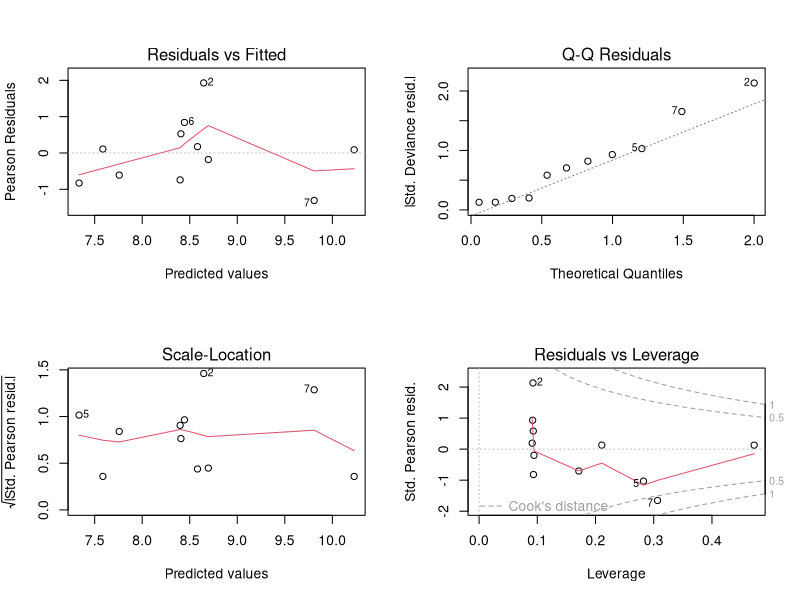
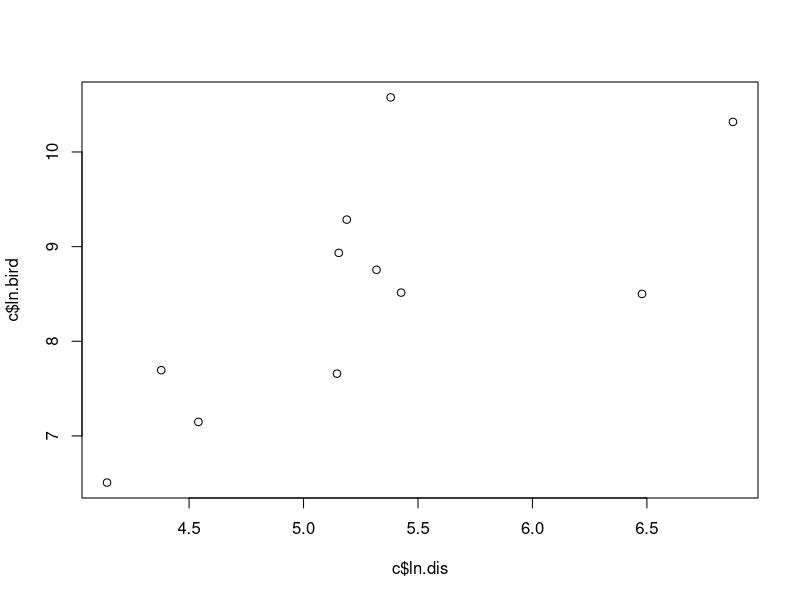

Write R code to recreate these figures, in order. (Note: this script raises an error after producing the figures.)
## ---- chunk 1
knitr::opts_chunk$set(echo = TRUE)
knitr::opts_knit$set(root.dir = 'C:/Users/danal/OneDrive - UNSW/Desktop/Honours_UNSW/Assessment/cumbung_assessment')


# remove scientific notation
options(scipen = 100)
## ---- chunk 2
library(tidyverse)
library(readxl)
library(viridis)
library(ggeffects)
library(ggpubr)

c <- read_excel("raw/waterbird_trends.xlsx", "cumbung") %>% 
  mutate(ln.dis = log(Discharge),
         ln.bird = log(Waterbirds))
b <- read_excel("raw/waterbird_trends.xlsx", "booligal") %>% 
  mutate(ln.dis = log(Discharge),
         ln.bird = log(Waterbirds))
g <- read_excel("raw/waterbird_trends.xlsx", "gwydir") %>% 
  mutate(ln.dis = log(Discharge),
         ln.bird = log(Waterbirds))
m <- read_excel("raw/waterbird_trends.xlsx", "macquarie") %>% 
  mutate(ln.dis = log(Discharge),
         ln.bird = log(Waterbirds))
r <- read_excel("raw/waterbird_trends.xlsx", "riverland") %>% 
  mutate(ln.dis = log(Discharge),
         ln.bird = log(Waterbirds))
y <- read_excel("raw/waterbird_trends.xlsx", "yantabulla") %>% 
  mutate(ln.dis = log(Discharge),
         ln.bird = log(Waterbirds))
p <- read_excel("raw/waterbird_trends.xlsx", "paroo") %>% 
  mutate(ln.dis = log(Discharge),
         ln.bird = log(Waterbirds))
h <- read_excel("raw/waterbird_trends.xlsx", "hattah") %>% 
  mutate(ln.dis = log(Discharge),
         ln.bird = log(Waterbirds))
l <- read_excel("raw/waterbird_trends.xlsx", "lowbidgee") %>% 
  mutate(ln.dis = log(Discharge),
         ln.bird = log(Waterbirds))
## ---- chunk 3
birdplot <- function(predict_data, title){
  plot(predict_data, facet = FALSE, colors = "hero", ci = T, dot.alpha = 1, dot.size = 5, add.data = TRUE, jitter = 0, show.y.title = T, show.title = FALSE) + 
  labs(x="",y="",title=title) +
  theme_bw() +
  geom_line(size = 1.2) +
  theme(text = element_text(size = 32), # change font size
        axis.text = element_text(size = 28),
        panel.grid.major = element_blank(), # remove grid lines
        panel.grid.minor = element_blank(),
        plot.margin = margin(10,20,10,10), # extra space on RHS
        plot.title = element_text(hjust = 0.5)) # centre title
}

## ---- chunk 4
# generalised linear model
M1 <- glm(ln.bird ~ ln.dis, data=c)
summary(M1)
cor.test(c$ln.bird, c$ln.dis)
# p = 0.0179

# check assumptions
par(mfrow = c(2, 2))
plot(M1) # top left equal variances, top right normality 
par(mfrow = c(1, 1))
plot(c$ln.dis,c$ln.bird) # linear relationship
# assumptions ok

# predict
ggemmeans.Inun <- ggemmeans(M1, terms = c("ln.dis[all]"))

# plot
cplot <- birdplot(ggemmeans.Inun, "Great Cumbung Swamp*")  +
  scale_y_continuous(breaks = pretty(c$ln.bird), labels = signif(exp(pretty(c$ln.bird)),1)) +
  scale_x_continuous(breaks = pretty(c$ln.dis,n = 3), 
                     labels = signif(exp(pretty(c$ln.dis, n = 3)),1)) +
  theme(title = element_text(size = 28),
        plot.margin = margin(10,30,10,10)) # extra space on RHS
cplot

# presentation plot
cplot4 <- birdplot(ggemmeans.Inun, "")  +
  labs(x = "Flows (ML/day)", y = "Waterbird abundance") +
  scale_y_continuous(breaks = pretty(c$ln.bird), labels = signif(exp(pretty(c$ln.bird)),1)) +
  scale_x_continuous(breaks = pretty(c$ln.dis,n = 3), 
                     labels = signif(exp(pretty(c$ln.dis, n = 3)),1)) +
  theme(title = element_text(size = 28),
        plot.margin = margin(10,30,10,10)) # extra space on RHS
cplot4
## ---- chunk 5
# generalised linear model
M1 <- glm(ln.bird ~ ln.dis, data=b)
summary(M1)
cor.test(b$ln.bird, b$ln.dis)
# p = 0.0142

# check assumptions
par(mfrow = c(2, 2))
plot(M1) # top left equal variances, top right normality 
par(mfrow = c(1, 1))
plot(b$ln.dis, b$ln.bird) # linear relationship
# assumptions ok, one outlier (2010 = 389000 waterbirds)

# predict
ggemmeans.Inun <- ggemmeans(M1, terms = c("ln.dis[all]"))

bplot <- birdplot(ggemmeans.Inun, "Booligal Wetlands*")  +
  scale_y_continuous(breaks = pretty(b$ln.bird), 
                     labels = signif(exp(pretty(b$ln.bird)),1)) +
  scale_x_continuous(breaks = pretty(b$ln.dis, n = 3), 
                     labels = signif(exp(pretty(b$ln.dis, n = 3)),1))
bplot
## ---- chunk 6
# generalised linear model
M1 <- glm(ln.bird ~ ln.dis, data=g)
summary(M1)
cor.test(g$ln.bird, g$ln.dis)
# p = 0.1766

# check assumptions
par(mfrow = c(2, 2))
plot(M1) # top left equal variances, top right normality 
par(mfrow = c(1, 1))
plot(g$ln.dis, g$ln.bird) # linear relationship
# assumptions seem ok

# predict
ggemmeans.Inun <- ggemmeans(M1, terms = c("ln.dis[all]"))

gplot <- birdplot(ggemmeans.Inun, "Gwydir Wetlands")+
  scale_y_continuous(breaks = pretty(g$ln.bird, n = 4), 
                     labels = signif(exp(pretty(g$ln.bird, n = 4)),1)) +
  scale_x_continuous(breaks = pretty(g$ln.dis, n = 4), 
                     labels = signif(exp(pretty(g$ln.dis, n = 4)),1))
gplot
## ---- chunk 7
# generalised linear model
M1 <- glm(ln.bird ~ ln.dis, data=h)
summary(M1)
cor.test(h$ln.bird, h$ln.dis)
# p = 0.1633

# check assumptions
par(mfrow = c(2, 2))
plot(M1) # top left equal variances, top right normality 
par(mfrow = c(1, 1))
plot(h$ln.dis,h$ln.bird) # linear relationship
# Assumtions seem ok

# predict
ggemmeans.Inun <- ggemmeans(M1, terms = c("ln.dis[all]"))

hplot <- birdplot(ggemmeans.Inun, "Hattah Lakes") +
  scale_y_continuous(breaks = pretty(h$ln.bird), 
                     labels = signif(exp(pretty(h$ln.bird)),1)) +
  scale_x_continuous(breaks = pretty(h$ln.dis, n = 3), 
                     labels = signif(exp(pretty(h$ln.dis, n = 3)),1))
hplot
## ---- chunk 8
# generalised linear model
M1 <- glm(ln.bird ~ ln.dis, data=l)
summary(M1)
cor.test(l$ln.bird, l$ln.dis)
# p = 0.0233

# check assumptions
par(mfrow = c(2, 2))
plot(M1) # top left equal variances, top right normality 
par(mfrow = c(1, 1))
plot(l$ln.dis,l$ln.bird) # linear relationship
# assumptions seem ok

# predict
ggemmeans.Inun <- ggemmeans(M1, terms = c("ln.dis[all]"))

lplot <- birdplot(ggemmeans.Inun, "Lowbidgee Wetlands*") +
  scale_y_continuous(breaks = pretty(l$ln.bird, n = 4),
                     labels = signif(exp(pretty(l$ln.bird, n = 4)),1)) +
  scale_x_continuous(breaks = pretty(l$ln.dis), 
                     labels = signif(exp(pretty(l$ln.dis)),1))
lplot
## ---- chunk 9
# generalised linear model
M1 <- glm(ln.bird ~ ln.dis, data=m)
summary(M1)
cor.test(m$ln.bird, m$ln.dis)
# p = 0.000366

# check assumptions
par(mfrow = c(2, 2))
plot(M1) # top left equal variances, top right normality 
par(mfrow = c(1, 1))
plot(m$ln.dis,m$ln.bird) # linear relationship
# assumptions OK

# predict
ggemmeans.Inun <- ggemmeans(M1, terms = c("ln.dis[all]"))

mplot <- birdplot(ggemmeans.Inun, "Macquarie Marshes*") +
  scale_y_continuous(breaks = pretty(m$ln.bird), 
                     labels = signif(exp(pretty(m$ln.bird)),1)) +
  scale_x_continuous(breaks = pretty(m$ln.dis), 
                     labels = signif(exp(pretty(m$ln.dis)),1)) +
  theme(title = element_text(size = 30)) 
mplot
## ---- chunk 10
# generalised linear model
M1 <- glm(ln.bird ~ ln.dis, data=p)
summary(M1)
cor.test(p$ln.bird, p$ln.dis)
# p = 0.66976

# check assumptions
par(mfrow = c(2, 2))
plot(M1) # top left equal variances, top right normality 
par(mfrow = c(1, 1))
plot(p$ln.dis, p$ln.bird) # linear relationship
# assumptions OK

# predict
ggemmeans.Inun <- ggemmeans(M1, terms = c("ln.dis[all]"))

pplot <- birdplot(ggemmeans.Inun, "Paroo Overflow Swamps") +
  scale_y_continuous(breaks = pretty(p$ln.bird), 
                     labels = signif(exp(pretty(p$ln.bird)),1)) +
  scale_x_continuous(breaks = pretty(p$ln.dis, n = 3),
                     labels = signif(exp(pretty(p$ln.dis, n = 3)),1))  +
  theme(title = element_text(size = 28)) 
pplot
## ---- chunk 11
# generalised linear model
M1 <- glm(ln.bird ~ ln.dis, data=r)
summary(M1)
cor.test(r$ln.bird, r$ln.dis)
# p = 0.348

# check assumptions
par(mfrow = c(2, 2))
plot(M1) # top left equal variances, top right normality 
par(mfrow = c(1, 1))
plot(r$ln.dis,r$ln.bird) # linear relationship
# assumptions ok

# predict
ggemmeans.Inun <- ggemmeans(M1, terms = c("ln.dis[all]"))

rplot <- birdplot(ggemmeans.Inun, "Murray Riverlands") +
  scale_y_continuous(breaks = pretty(r$ln.bird), 
                     labels = signif(exp(pretty(r$ln.bird)),1)) +
  scale_x_continuous(breaks = pretty(r$ln.dis, n = 3), 
                     labels = signif(exp(pretty(r$ln.dis, n = 3)),1))
rplot
## ---- chunk 12
# generalised linear model
M1 <- glm(ln.bird ~ ln.dis, data=y)
summary(M1)
cor.test(y$ln.bird, y$ln.dis)
# p = 0.168, but only 4 data points

# check assumptions
par(mfrow = c(2, 2))
plot(M1) # top left equal variances, top right normality 
par(mfrow = c(1, 1))
plot(y$ln.dis, y$ln.bird) # linear relationship
# assumptions ok

# predict
ggemmeans.Inun <- ggemmeans(M1, terms = c("ln.dis[all]"))

yplot <- birdplot(ggemmeans.Inun, "Yantabulla Swamp") +
  scale_y_continuous(breaks = pretty(y$ln.bird, n = 3), 
                     labels = signif(exp(pretty(y$ln.bird, n = 3)),1)) +
  scale_x_continuous(breaks = pretty(y$ln.dis, n = 3), 
                     labels = signif(exp(pretty(y$ln.dis, n = 3)),1)) +
  theme(plot.margin = margin(10,30,10,10))
yplot
## ---- chunk 13
# generalised linear model
M1 <- glm(ln.bird ~ Year, data=c)
summary(M1)
cor.test(c$ln.bird, c$Year)

# check assumptions
par(mfrow = c(2, 2))
plot(M1) # top left equal variances, top right normality 
par(mfrow = c(1, 1))
plot(c$Year,c$ln.bird) # linear relationship
# assumptions ok

# predict
ggemmeans.Inun <- ggemmeans(M1, terms = c("Year[all]"))

# plot
cplot2 <- birdplot(ggemmeans.Inun, "Great Cumbung Swamp") +
  scale_x_continuous(breaks = c(2010,2015,2020)) +
  theme(title = element_text(size = 28))  +
  scale_y_continuous(breaks = pretty(c$ln.bird), 
                     labels = signif(exp(pretty(c$ln.bird)),1))
cplot2

# plot for presentation
cplot3 <- birdplot(ggemmeans.Inun, "") +
  labs(x= "Year", y = "Waterbird abundance") +
  scale_x_continuous(breaks = c(2010,2015,2020)) +
  theme(title = element_text(size = 28))  +
  scale_y_continuous(breaks = pretty(c$ln.bird), 
                     labels = signif(exp(pretty(c$ln.bird)),1))
cplot3

c$predict.Time <- predict(M1, c)

# calculate differences over time
100-(c$predict.Time[length(c$predict.Time)]/c$predict.Time[1]*100)
## ---- chunk 14
# generalised linear model
M1 <- glm(ln.bird ~ Year, data=b)
summary(M1)
cor.test(b$ln.bird, b$Year)

# check assumptions
par(mfrow = c(2, 2))
plot(M1) # top left equal variances, top right normality 
par(mfrow = c(1, 1))
plot(b$Year, b$ln.bird) # linear relationship
# assumptions ok

# predict
ggemmeans.Inun <- ggemmeans(M1, terms = c("Year[all]"))

bplot2 <- birdplot(ggemmeans.Inun, "Booligal Wetlands")  +
  scale_x_continuous(breaks = c(2010,2015,2020))  +
  scale_y_continuous(breaks = pretty(b$ln.bird, n = 3), 
                     labels = signif(exp(pretty(b$ln.bird, n = 3)),1))
bplot2

b$predict.Time <- predict(M1, b)

# calculate differences over time
100-(b$predict.Time[length(b$predict.Time)]/b$predict.Time[1]*100)
## ---- chunk 15
# generalised linear model
M1 <- glm(ln.bird ~ Year, data=g)
summary(M1)
cor.test(g$ln.bird, g$Year)

# check assumptions
par(mfrow = c(2, 2))
plot(M1) # top left equal variances, top right normality 
par(mfrow = c(1, 1))
plot(g$Year, g$ln.bird) # linear relationship
# assumptions seem ok

# predict
ggemmeans.Inun <- ggemmeans(M1, terms = c("Year[all]"))

gplot2 <- birdplot(ggemmeans.Inun, "Gwydir Wetlands")  +
  scale_x_continuous(breaks = c(2010,2015,2020)) +
  scale_y_continuous(breaks = pretty(g$ln.bird, n = 3), 
                     labels = signif(exp(pretty(g$ln.bird, n = 3)),1))
gplot2

g$predict.Time <- predict(M1, g)

# calculate differences over time
100-(g$predict.Time[length(g$predict.Time)]/g$predict.Time[1]*100)
## ---- chunk 16
# generalised linear model
M1 <- glm(ln.bird ~ Year, data=h)
summary(M1)
cor.test(h$ln.bird, h$Year)

# check assumptions
par(mfrow = c(2, 2))
plot(M1) # top left equal variances, top right normality 
par(mfrow = c(1, 1))
plot(h$Year,h$ln.bird) # linear relationship
# Assumtions seem ok

# predict
ggemmeans.Inun <- ggemmeans(M1, terms = c("Year[all]"))

hplot2 <- birdplot(ggemmeans.Inun, "Hattah Lakes")  +
  scale_x_continuous(breaks = c(2007,2011,2015,2020)) +
  scale_y_continuous(breaks = pretty(h$ln.bird), 
                     labels = signif(exp(pretty(h$ln.bird)),1))
hplot2

h$predict.Time <- predict(M1, h)

# calculate differences over time
100-(h$predict.Time[length(h$predict.Time)]/h$predict.Time[1]*100)
## ---- chunk 17
# generalised linear model
M1 <- glm(ln.bird ~ Year, data=l)
summary(M1)
cor.test(l$ln.bird, l$Year)

# check assumptions
par(mfrow = c(2, 2))
plot(M1) # top left equal variances, top right normality 
par(mfrow = c(1, 1))
plot(l$Year,l$ln.bird) # linear relationship
# assumptions seem ok

# predict
ggemmeans.Inun <- ggemmeans(M1, terms = c("Year[all]"))

lplot2 <- birdplot(ggemmeans.Inun, "Lowbidgee Wetlands")  +
  scale_x_continuous(breaks = c(2010,2015,2020))  +
  scale_y_continuous(breaks = pretty(l$ln.bird,n = 3), 
                     labels = signif(exp(pretty(l$ln.bird, n = 3)),1))
lplot2

l$predict.Time <- predict(M1, l)

# calculate differences over time
100-(l$predict.Time[length(l$predict.Time)]/l$predict.Time[1]*100)
## ---- chunk 18
# generalised linear model
M1 <- glm(ln.bird ~ Year, data=m)
summary(M1)
cor.test(m$ln.bird, m$Year)

# check assumptions
par(mfrow = c(2, 2))
plot(M1) # top left equal variances, top right normality 
par(mfrow = c(1, 1))
plot(m$Year,m$ln.bird) # linear relationship
# assumptions OK

# predict
ggemmeans.Inun <- ggemmeans(M1, terms = c("Year[all]"))

mplot2 <- birdplot(ggemmeans.Inun, "Macquarie Marshes")  +
  scale_x_continuous(breaks = c(2010,2015,2020))  +
  scale_y_continuous(breaks = pretty(m$ln.bird, n = 3), 
                     labels = signif(exp(pretty(m$ln.bird, n = 3)),1))
mplot2

m$predict.Time <- predict(M1, m)

# calculate differences over time
100-(m$predict.Time[length(m$predict.Time)]/m$predict.Time[1]*100)
## ---- chunk 19
# generalised linear model
M1 <- glm(ln.bird ~ Year, data=p)
summary(M1)
cor.test(p$ln.bird, p$Year)

# check assumptions
par(mfrow = c(2, 2))
plot(M1) # top left equal variances, top right normality 
par(mfrow = c(1, 1))
plot(p$Year, p$ln.bird) # linear relationship
# assumptions OK

# predict
ggemmeans.Inun <- ggemmeans(M1, terms = c("Year[all]"))

pplot2 <- birdplot(ggemmeans.Inun, "Paroo Overflow Swamps")  +
  scale_x_continuous(breaks = c(2010,2015,2020)) +
  theme(title = element_text(size = 28))  +
  scale_y_continuous(breaks = pretty(p$ln.bird), 
                     labels = signif(exp(pretty(p$ln.bird)),1))
pplot2

p$predict.Time <- predict(M1, p)

# calculate differences over time
100-(p$predict.Time[length(p$predict.Time)]/p$predict.Time[1]*100)
## ---- chunk 20
# generalised linear model
M1 <- glm(ln.bird ~ Year, data=r)
summary(M1)
cor.test(r$ln.bird, r$Year)

# check assumptions
par(mfrow = c(2, 2))
plot(M1) # top left equal variances, top right normality 
par(mfrow = c(1, 1))
plot(r$Year,r$ln.bird) # linear relationship
# assumptions ok

# predict
ggemmeans.Inun <- ggemmeans(M1, terms = c("Year[all]"))

rplot2 <- birdplot(ggemmeans.Inun, "Murray Riverlands") +
  scale_x_continuous(breaks = c(2008,2012,2016,2020))  +
  scale_y_continuous(breaks = pretty(r$ln.bird), 
                     labels = signif(exp(pretty(r$ln.bird)),1))
rplot2

r$predict.Time <- predict(M1, r)

# calculate differences over time
100-(r$predict.Time[length(r$predict.Time)]/r$predict.Time[1]*100)
## ---- chunk 21
# generalised linear model
M1 <- glm(ln.bird ~ Year, data=y)
summary(M1)
cor.test(y$ln.bird, y$Year)

# check assumptions
par(mfrow = c(2, 2))
plot(M1) # top left equal variances, top right normality 
par(mfrow = c(1, 1))
plot(y$Year, y$ln.bird) # linear relationship
# assumptions ok

# predict
ggemmeans.Inun <- ggemmeans(M1, terms = c("Year[all]"))

yplot2 <- birdplot(ggemmeans.Inun, "Yantabulla Swamp")  +
  scale_x_continuous(breaks = c(2010,2015,2020))  +
  scale_y_continuous(breaks = pretty(y$ln.bird, n = 3), 
                     labels = signif(exp(pretty(y$ln.bird, n = 3)),1))
yplot2

y$predict.Time <- predict(M1, y)

# calculate differences over time
100-(y$predict.Time[length(y$predict.Time)]/y$predict.Time[1]*100)
## ---- chunk 22
# export at 2100 x 2800 

bird <- ggarrange(cplot, bplot, gplot, hplot, lplot, mplot, rplot, pplot,yplot,  
          #labels = c("A*", "B*", "C*", "D*", "E", "F", "G", "H", "I"),
          ncol = 3, nrow = 3,
          #hjust = -0.5, # moves plot labels right
          font.label = list(size = 40), align = "hv")

annotate_figure(bird, bottom = text_grob("Average daily flow volume (ML)",  size = 60, just = "bottom"), left = text_grob("Waterbird abundance", size = 60, rot = 90)) # rotate 90 degrees
# just = "bottom" helps text not be cut off
## ---- chunk 23
# export at 2100 x 2900 

bird <- ggarrange(cplot2, bplot2, gplot2, hplot2, lplot2, mplot2, rplot2, pplot2, yplot2,
          ncol = 3, nrow = 3,
          #hjust = -0.5, # moves plot labels right
          font.label = list(size = 40), align = "hv")

annotate_figure(bird, bottom = text_grob("Year",  size = 60, just = "bottom"), left = text_grob("Waterbird abundance", size = 60, rot = 90)) # rotate 90 degrees
# just = "bottom" helps text not be cut off
